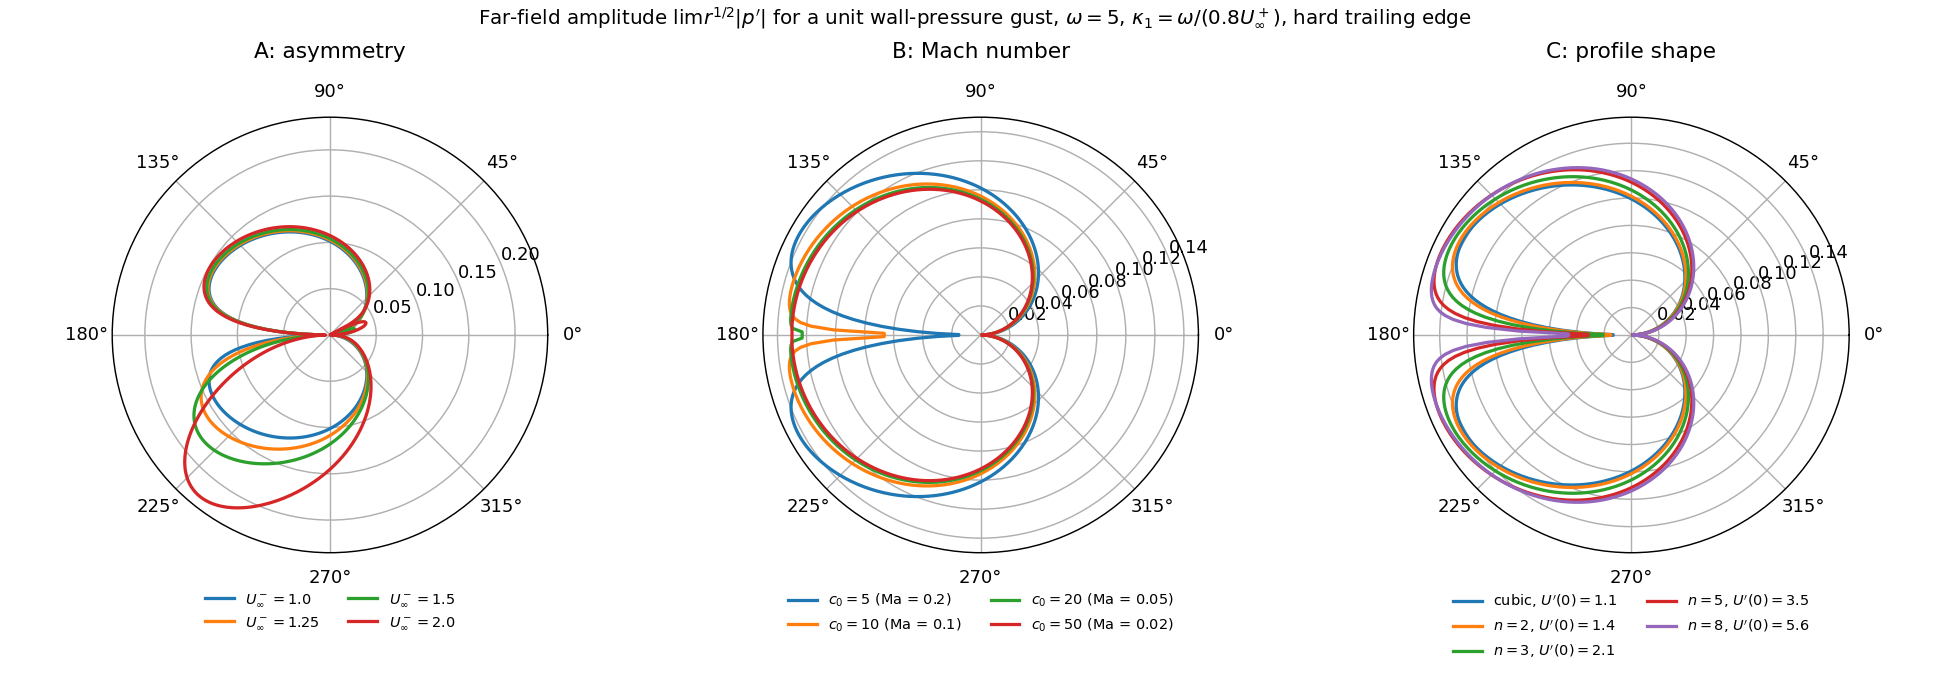

The Python source for this figure:
"""Parameter studies for paper section 4.2: asymmetry, Mach number, profile shape.

Setup as paper section 4.3.1 (Fig. 6): hard trailing edge, omega = 5, forced by a
unit wall-pressure gust (P = 1) convecting at Uc = 0.8 U_inf^+, so
kappa1 = omega / (0.8 U_inf^+).  This isolates the transfer from wall
pressure to far-field sound.

Plotted quantity: the physical far-field amplitude

    A(theta) = lim r^(1/2) |p'|
             = |FF| sqrt(K0 / 2 pi) (cos^2 theta + beta^2 sin^2 theta)^(-1/4),

i.e. the saddle-point result *including* the factors the original far-field
scripts dropped: 1/(2 pi) from the Fourier inversion, sqrt(pi/(R K0)), and
the Mach-stretched distance R.  Without them, magnitudes cannot be compared
across Mach numbers.  (Checked against direct near-field inversion to ~1%.)

Studies (all U0 = 0.3, delta = 1 both sides unless stated):

A. asymmetry -- U_inf^- in {1, 1.25, 1.5, 2} below the wake, c0 = 5;
B. Mach      -- c0 in {5, 10, 20, 50} (Ma = 0.2 ... 0.02), symmetric;
C. profiles  -- same slip U0 = 0.3, increasing wall shear: a cubic with
                U'(0) = 1.1, then power laws U = 1 - 0.7 (1 - x2)^n with
                n = 2 (parabolic), 3, 5, 8, i.e. U'(0) = 1.4 ... 5.6; all
                monotonic, inflection-free, symmetric, c0 = 5.  (The paper's
                two-piece profiles are not analytic, so cannot be used with
                the complex-path method.)

Usage::

    uv run --extra plot python examples/sec42_studies.py [--fast] [--replot]
"""
import logging
import sys

import numpy as np

fast = "--fast" in sys.argv
stem = "sec42_studies" + ("_fast" if fast else "")
OMEGA, UC_RATIO = 5.0, 0.8
N_TH = 61 if fast else 181
KW = dict(N_bl=600 if fast else 1500, prec_N=2000 if fast else 4000)


def cases():
    from shear_flow_scattering.profiles import u_cubic, u_parabolic, u_power
    par = u_parabolic(0.3, 1, 1)
    A = {f"$U_\\infty^- = {u}$": dict(Up=par, Um=u_parabolic(0.3, u, 1), c0=5.0) for u in (1.0, 1.25, 1.5, 2.0)}
    B = {f"$c_0 = {c:g}$ (Ma = {1/c:.2g})": dict(Up=par, Um=par, c0=c) for c in (5.0, 10.0, 20.0, 50.0)}
    C = {"cubic, $U'(0)=1.1$": dict(Up=u_cubic(0.3, 1.1), Um=u_cubic(0.3, 1.1), c0=5.0)}
    for n in (2, 3, 5, 8):
        Un = u_power(0.3, 1, 1, n)
        C[f"$n={n}$, $U'(0)={0.7*n:.2g}$"] = dict(Up=Un, Um=Un, c0=5.0)
    # (the paper's two-piece U22 profiles are not analytic, so the complex-path
    # method cannot be used with them -- see README)
    return {"A: asymmetry": A, "B: Mach number": B, "C: profile shape": C}


def amplitude(theta1, theta2, FF1, FF2, Up, Um, c0):
    from shear_flow_scattering.steepest_descent import far_field_saddle
    out = []
    for th, FF, U, lower in ((theta1, FF1, Up, False), (theta2, FF2, Um, True)):
        sd = far_field_saddle(th, OMEGA, U.f(1.0), c0, lower=lower)
        out.append(np.abs(np.ravel(FF)) * np.sqrt(sd.K0 / (2 * np.pi))
                   * (np.cos(th) ** 2 + sd.beta ** 2 * np.sin(th) ** 2) ** -0.25)
    return np.concatenate([theta1, theta2]), np.concatenate(out)


def compute():
    from shear_flow_scattering.profiles import c_const
    from shear_flow_scattering.scripts.trailing_edge import far_field_trailing_edge_lined

    # avoid theta = 0, pi, 2 pi exactly (saddle on the acoustic branch point)
    th1 = np.linspace(0, np.pi, N_TH + 2)[1:-1]
    th2 = np.linspace(np.pi, 2 * np.pi, N_TH + 2)[1:-1]
    data = {}
    for study, cs in cases().items():
        for label, p in cs.items():
            logging.info("%s -- %s", study, label)
            c = c_const(p["c0"])
            ff = far_field_trailing_edge_lined(Up=p["Up"], Um=p["Um"], cp=c, cm=c, omega=OMEGA, Z=np.inf,
                                               theta1=th1, theta2=th2, pressure_upstream=1.0,
                                               kappa1=OMEGA / (UC_RATIO * p["Up"].f(1.0)),
                                               factor_contour="tanh", **KW)
            th, A = amplitude(th1, th2, ff.FF1p.p, ff.FF2p.p, p["Up"], p["Um"], p["c0"])
            # use the downstream (-) evaluation where appropriate, as the far-field script does
            th_m, A_m = amplitude(th1, th2, ff.FF1m.p, ff.FF2m.p, p["Up"], p["Um"], p["c0"])
            use_m = (th < np.pi / 2) | (th > 3 * np.pi / 2)
            A[use_m] = A_m[use_m]
            data[study, label] = (th, A, ff.K.W)
    keys = list(data)
    np.savez(stem + ".npz", study=np.array([k[0] for k in keys]), label=np.array([k[1] for k in keys]),
             W=np.array([data[k][2] for k in keys]),
             **{f"theta_{i}": data[k][0] for i, k in enumerate(keys)},
             **{f"A_{i}": data[k][1] for i, k in enumerate(keys)})
    return {k: v[:2] for k, v in data.items()}


def load():
    d = np.load(stem + ".npz")
    return {(str(s), str(l)): (d[f"theta_{i}"], d[f"A_{i}"])
            for i, (s, l) in enumerate(zip(d["study"], d["label"]))}


def plot(data):
    import matplotlib.pyplot as plt

    studies = list(dict.fromkeys(s for s, _ in data))
    fig, axes = plt.subplots(1, len(studies), subplot_kw={"projection": "polar"}, figsize=(15, 5.2),
                             constrained_layout=True)
    for ax, study in zip(axes, studies):
        for (s, label), (th, A) in data.items():
            if s == study:
                ax.plot(th, A, lw=1.8, label=label)
        ax.set_title(study, pad=14)
        ax.set_theta_zero_location("E")
        ax.legend(loc="upper center", bbox_to_anchor=(0.5, -0.06), fontsize=8, ncol=2, frameon=False)
    fig.suptitle(r"Far-field amplitude $\lim r^{1/2}|p'|$ for a unit wall-pressure gust, "
                 r"$\omega = 5$, $\kappa_1 = \omega/(0.8U_\infty^+)$, hard trailing edge", fontsize=11)
    fig.savefig(stem + ".png", dpi=130)
    print("saved", stem + ".png")

    print("\nAmplitude at selected angles, and dB relative to the first case of each study:")
    for study in studies:
        rows = [(l, th, A) for (s, l), (th, A) in data.items() if s == study]
        print(f"  {study}")
        ref = None
        for l, th, A in rows:
            vals = [A[np.argmin(np.abs(th - np.radians(d)))] for d in (45, 90, 135, 225, 270, 315)]
            ref = vals if ref is None else ref
            db = 20 * np.log10(np.array(vals) / np.array(ref))
            print(f"    {l:32s} A(45,90,135,225,270,315deg) = " + " ".join(f"{v:.4f}" for v in vals)
                  + "   dB: " + " ".join(f"{x:+5.1f}" for x in db))


if __name__ == "__main__":
    logging.basicConfig(level=logging.INFO, format="%(asctime)s %(message)s")
    plot(load() if "--replot" in sys.argv else compute())
